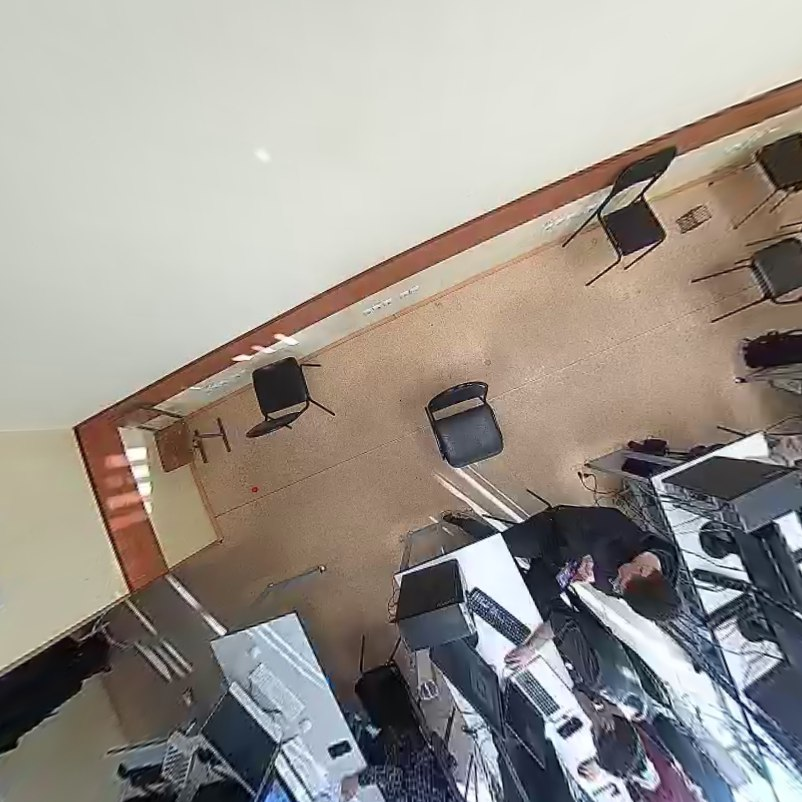
#> input picture src/pathfinder/defisheyed.jpg, 802 x 802 px, found by its file name
$ python scratch.py
#> lines starting #> are read from the running program, lines starting #| are printed output that depends on the picture
import cv2
import math
import matplotlib.pyplot as plt
import numpy as np
from pathfinder.robot import Robot

show_animation = True

SPEED = 7
class AStarPath:
    def __init__(self, robot_radius, grid_size, x_obstacle, y_obstacle):
        self.grid_size = grid_size
        self.robot_radius = robot_radius
        self.create_obstacle_map(x_obstacle, y_obstacle)
        self.path = self.get_path()

    class Node:
        def __init__(self, x, y, cost, path):
            self.x = x
            self.y = y
            self.cost = cost
            self.path = path

        def __str__(self):
            return str(self.x) + '+' + str(self.y) + ',' + str(self.cost) + ',' + str(self.path)

    @staticmethod
    def calc_heuristic(num1, num2):
        weight = 1.0
        return weight * math.sqrt((num1.x - num2.x) ** 2 + (num1.y - num2.y) ** 2)

    def calc_grid_position(self, idx, p):
        return idx * self.grid_size + p

    def calc_xy(self, position, min_position):
        return round((position - min_position) / self.grid_size)

    def calc_grid_idx(self, node):
        return (node.y - self.y_min) * self.x_width + (node.x - self.x_min)

    def check_validity(self, node):
        x_position = self.calc_grid_position(node.x, self.x_min)
        y_position = self.calc_grid_position(node.y, self.y_min)

        if x_position < self.x_min:
            return False
        elif y_position < self.y_min:
            return False
        elif x_position >= self.x_max:
            return False
        elif y_position >= self.y_max:
            return False
        if self.obstacle_pos[node.x][node.y]:
            return False
        return True

    def create_obstacle_map(self, x_obstacle, y_obstacle):
        self.x_min = round(min(x_obstacle))
        self.y_min = round(min(y_obstacle))
        self.x_max = round(max(x_obstacle))
        self.y_max = round(max(y_obstacle))
        self.x_width = round((self.x_max - self.x_min) / self.grid_size)
        self.y_width = round((self.y_max - self.y_min) / self.grid_size)
        self.obstacle_pos = [[False for i in range(self.y_width)] for i in range(self.x_width)]
        for idx_x in range(self.x_width):
            x = self.calc_grid_position(idx_x, self.x_min)
            for idx_y in range(self.y_width):
                y = self.calc_grid_position(idx_y, self.y_min)
                for idx_x_obstacle, idx_y_obstacle in zip(x_obstacle, y_obstacle):
                    d = math.sqrt((idx_x_obstacle - x) ** 2 + (idx_y_obstacle - y) ** 2)
                    if d <= self.robot_radius:  # <=
                        self.obstacle_pos[idx_x][idx_y] = True
                        break

    @staticmethod
    def get_path():
        path = [[1, 0, 1],
                [0, 1, 1],
                [-1, 0, 1],
                [0, -1, 1],
                [-1, -1, math.sqrt(2)],
                [-1, 1, math.sqrt(2)],
                [1, -1, math.sqrt(2)],
                [1, 1, math.sqrt(2)]]

        return path

    def calc_final_path(self, end_node, record_closed):
        x_out_path, y_out_path = [self.calc_grid_position(end_node.x, self.x_min)], [
            self.calc_grid_position(end_node.y, self.y_min)]
        path = end_node.path
        while path != -1:
            n = record_closed[path]
            x_out_path.append(self.calc_grid_position(n.x, self.x_min))
            y_out_path.append(self.calc_grid_position(n.y, self.y_min))
            path = n.path

        return x_out_path, y_out_path

    def a_star_search(self, start_x, start_y, end_x, end_y):
        start_node = self.Node(self.calc_xy(start_x, self.x_min), self.calc_xy(start_y, self.y_min), 0.0, -1)
        end_node = self.Node(self.calc_xy(end_x, self.x_min), self.calc_xy(end_y, self.y_min), 0.0, -1)

        record_open, record_closed = dict(), dict()
        record_open[self.calc_grid_idx(start_node)] = start_node

        while True:
            if len(record_open) == 0:
                print('Check Record Validity')
                break

            total_cost = min(record_open,
                             key=lambda x: record_open[x].cost + self.calc_heuristic(end_node, record_open[x]))
            cost_collection = record_open[total_cost]

            if show_animation:  # pragma: no cover
                plt.plot(self.calc_grid_position(cost_collection.x, self.x_min),
                         self.calc_grid_position(cost_collection.y, self.y_min), "xy")
                if len(record_closed.keys()) % 10 == 0:
                    plt.pause(0.001)

            if cost_collection.x == end_node.x and cost_collection.y == end_node.y:
                print("Finished!")
                end_node.path = cost_collection.path
                end_node.cost = cost_collection.cost
                break

            del record_open[total_cost]
            record_closed[total_cost] = cost_collection

            for i, _ in enumerate(self.path):
                node = self.Node(cost_collection.x + self.path[i][0], cost_collection.y + self.path[i][1],
                                 cost_collection.cost + self.path[i][2], total_cost)
                idx_node = self.calc_grid_idx(node)

                if not self.check_validity(node):
                    continue

                if idx_node in record_closed:
                    continue

                if idx_node not in record_open:
                    record_open[idx_node] = node
                else:
                    if record_open[idx_node].cost > node.cost:
                        record_open[idx_node] = node

        x_out_path, y_out_path = self.calc_final_path(end_node, record_closed)

        return x_out_path, y_out_path


def main(start_x=75, start_y=111, end_x=10, end_y=110, image=None):
    # [4 lines of commented-out code are left out]
    grid_size = 8.0
    robot_radius = 5.0

    if image is None:
        image = cv2.imread('./src/pathfinder/defisheyed.jpg')
#> image is the input picture: shape (802, 802, 3); mean B, G, R 142.9, 150.2, 156.3
        image = cv2.resize(image, (200, 200))
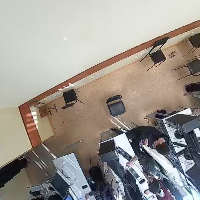
#> image: shape (200, 200, 3); mean B, G, R 142.9, 150.1, 156.3
    gray = cv2.cvtColor(image, cv2.COLOR_BGR2GRAY)
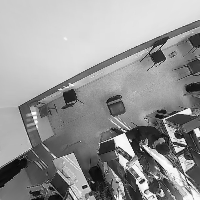
#> gray: shape (200, 200); min 3, max 254, mean 151.1
    (width, length) = gray.shape
#> width = 200; length = 200
    x_obstacle, y_obstacle = [], []
    for i in range(width):
        for j in range(length):
            if gray[i][j] <= 100:
                y_obstacle.append(i)
                x_obstacle.append(j)
#> after the loop, y_obstacle = 10170 values from 20 to 199

    if show_animation:
        plt.plot(x_obstacle, y_obstacle, ".k")
        plt.plot(start_x, start_y, "og")
        plt.plot(end_x, end_y, "xb")
        plt.grid(True)
        plt.axis("equal")

    a_star = AStarPath(robot_radius, grid_size, x_obstacle, y_obstacle)
    x_out_path, y_out_path = a_star.a_star_search(start_x, start_y, end_x, end_y)
#> the loop in a_star_search, `while True:` made 69 passes
#> pass 1, in a_star_search, `plt.pause(0.001)`:
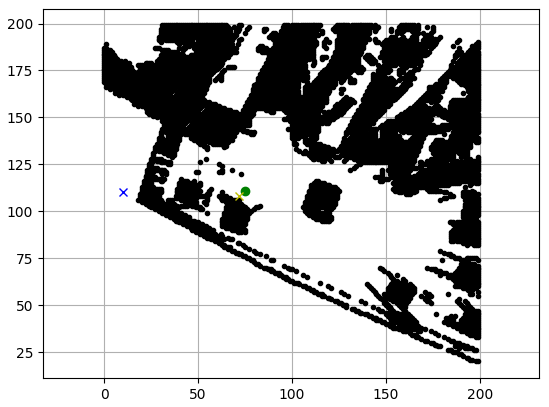
#> figure drawn by matplotlib, 1 panel

    x_out_path = x_out_path[::-1]
    y_out_path = y_out_path[::-1]

    # print(x_out_path, y_out_path)

    # algorithm
    vectors = []
    for i in range(1, len(x_out_path)):
        vec = np.array([x_out_path[i] - x_out_path[i - 1], y_out_path[i] - y_out_path[i - 1]])
        vectors.append(vec)

#> (the run stopped early here; a loop or call above may not have finished)
